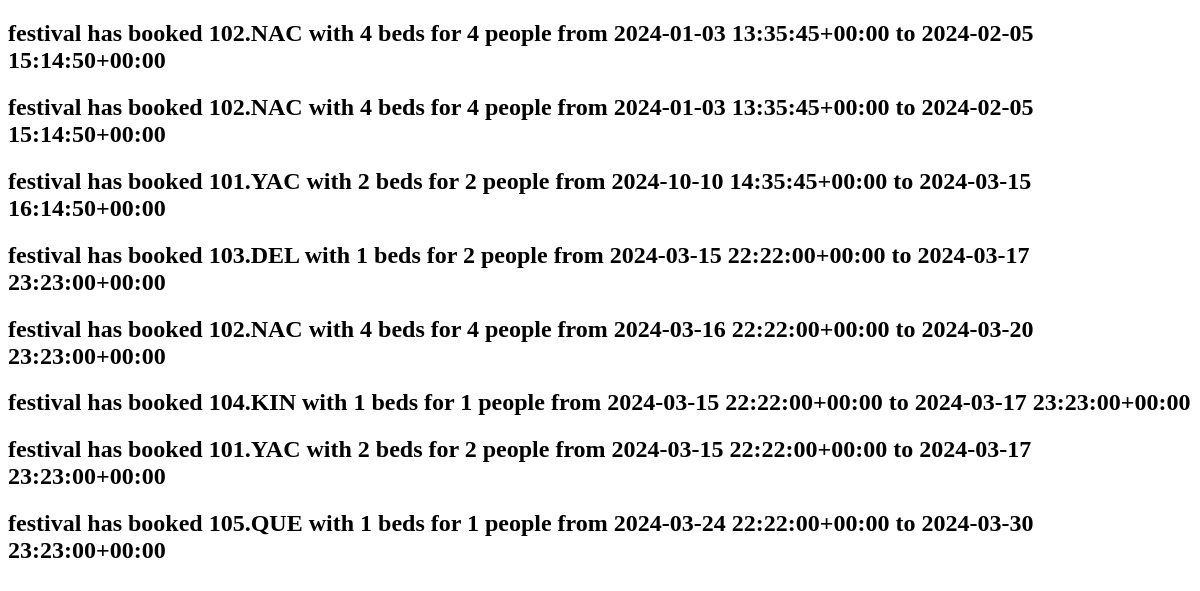
The app's page /booking_list/, older data.
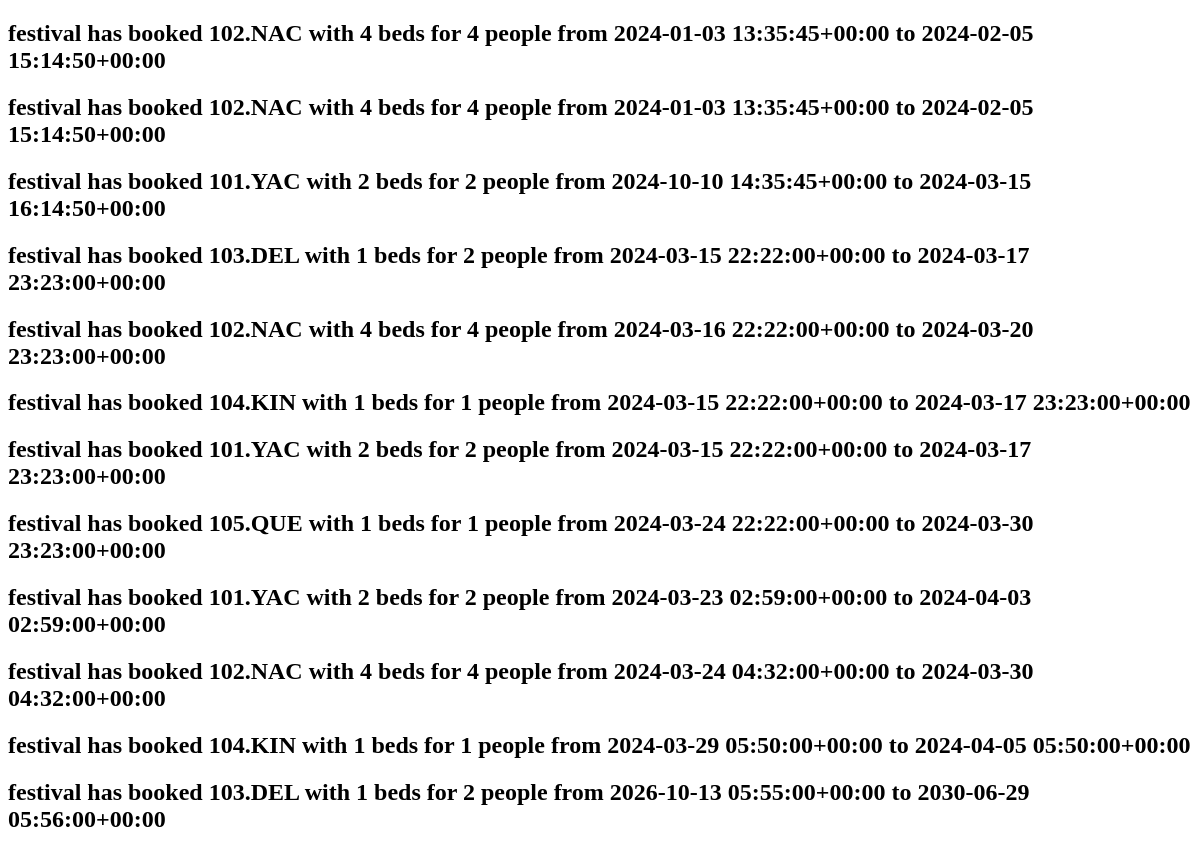
The same page, newer data.
### hotel/models.py (models this page shows)
class Booking(models.Model):
    user=models.ForeignKey(settings.AUTH_USER_MODEL, on_delete=models.CASCADE) #settings have authUsermodel,
    room=models.ForeignKey(Room, on_delete=models.CASCADE)
    check_in=models.DateTimeField()
    check_out=models.DateTimeField()
    def __str__(self):
        return f'{self.user} has booked {self.room} from {self.check_in} to {self.check_out}'

class Room(models.Model):
    Room_Categories=(
        ('YAC', 'AC'),
        ('NAC', 'NON-AC'),
        ('DEL', 'DELUXE'),
        ('KIN', 'KING'),
        ('QUE', 'QUEEN'),
    ) #left for database,Right to show
    number=models.IntegerField()
    category=models.CharField(max_length=3, choices=Room_Categories)
    beds=models.IntegerField()
    capacity=models.IntegerField()
    def __str__(self): #whenever you do something with your model it will show you this representation
        return f'{self.number}.{self.category} with {self.beds} beds for {self.capacity} people'

### hotel/views.py (the view)
# urls.py: path('booking_list/',BookingList.as_view(), name='BookingList'), # view er BookingList ke booking_list hishebe url nibe
class BookingList(ListView) :
    model=Booking

### hotel/templates/hotel/booking_list.html (shortened to what this page needs)
<!DOCTYPE html>
<html lang="en">
<head>
</head>
<body>
    {%for booking in booking_list%}
    <h2>{{booking}}</h2>
    {% endfor %}
</body>
</html>

Row changes from the older to the newer data that the page shows:
added Booking: user+room+check_in "festival has booked 101.YAC with 2 beds for 2 people from 2024-03-23 02:59:00+00:00 to 2024-04-03 02:59:00+00:00"
added Booking: user+room+check_in "festival has booked 102.NAC with 4 beds for 4 people from 2024-03-24 04:32:00+00:00 to 2024-03-30 04:32:00+00:00"
added Booking: user+room+check_in "festival has booked 104.KIN with 1 beds for 1 people from 2024-03-29 05:50:00+00:00 to 2024-04-05 05:50:00+00:00"
added Booking: user+room+check_in "festival has booked 103.DEL with 1 beds for 2 people from 2026-10-13 05:55:00+00:00 to 2030-06-29 05:56:00+00:00"
